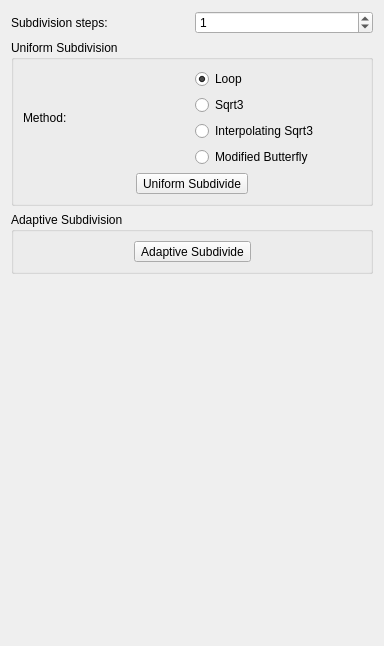
<?xml version="1.0" encoding="UTF-8"?>
<ui version="4.0">
 <class>SubdividerControls</class>
 <widget class="QWidget" name="SubdividerControls">
  <property name="geometry">
   <rect>
    <x>0</x>
    <y>0</y>
    <width>384</width>
    <height>646</height>
   </rect>
  </property>
  <property name="windowTitle">
   <string>Form</string>
  </property>
  <layout class="QVBoxLayout" name="verticalLayout_2">
   <item>
    <layout class="QHBoxLayout" name="horizontalLayout_3">
     <item>
      <widget class="QLabel" name="label">
       <property name="text">
        <string>Subdivision steps:</string>
       </property>
      </widget>
     </item>
     <item>
      <widget class="QSpinBox" name="subdivision_steps_spinBox">
       <property name="value">
        <number>1</number>
       </property>
      </widget>
     </item>
    </layout>
   </item>
   <item>
    <widget class="QGroupBox" name="groupBox">
     <property name="title">
      <string>Uniform Subdivision</string>
     </property>
     <layout class="QVBoxLayout" name="verticalLayout_3">
      <item>
       <layout class="QHBoxLayout" name="horizontalLayout_2">
        <item>
         <widget class="QLabel" name="label_2">
          <property name="text">
           <string>Method:</string>
          </property>
         </widget>
        </item>
        <item>
         <layout class="QVBoxLayout" name="verticalLayout">
          <item>
           <layout class="QHBoxLayout" name="horizontalLayout">
            <item>
             <widget class="QRadioButton" name="loop_radioButton">
              <property name="toolTip">
               <string>C. T. Loop, &quot;Smooth Subdivision Surfaces Based on Triangles&quot;,
M.S. Thesis, Department of Mathematics, University of Utah, August 1987.</string>
              </property>
              <property name="text">
               <string>Loop</string>
              </property>
              <property name="checked">
               <bool>true</bool>
              </property>
             </widget>
            </item>
           </layout>
          </item>
          <item>
           <widget class="QRadioButton" name="sqrt3_radioButton">
            <property name="toolTip">
             <string>L. Kobbelt, &lt;a href=&quot;http://www-i8.informatik.rwth-aachen.de/publications/downloads/sqrt3.pdf&quot;&gt;&quot;Sqrt(3) subdivision&quot;&lt;/a&gt;, Proceedings of SIGGRAPH 2000.</string>
            </property>
            <property name="text">
             <string>Sqrt3</string>
            </property>
           </widget>
          </item>
          <item>
           <widget class="QRadioButton" name="LabsikGreiner_radioButton">
            <property name="toolTip">
             <string>Interpolating Labsik Greiner Subdivider as described in &quot;interpolating sqrt(3) subdivision&quot; Labsik &amp; Greiner, 2000</string>
            </property>
            <property name="text">
             <string>Interpolating Sqrt3</string>
            </property>
           </widget>
          </item>
          <item>
           <widget class="QRadioButton" name="modifiedButterfly_radioButton">
            <property name="toolTip">
             <string>The modified butterfly scheme of Denis Zorin, Peter Schröder and Wim Sweldens, 
``Interpolating subdivision for meshes with arbitrary topology,'' in Proceedings 
of SIGGRAPH 1996, ACM SIGGRAPH, 1996, pp. 189-192.</string>
            </property>
            <property name="text">
             <string>Modified Butterfly</string>
            </property>
           </widget>
          </item>
         </layout>
        </item>
       </layout>
      </item>
      <item>
       <layout class="QHBoxLayout" name="horizontalLayout_4">
        <item>
         <spacer name="horizontalSpacer_2">
          <property name="orientation">
           <enum>Qt::Horizontal</enum>
          </property>
          <property name="sizeHint" stdset="0">
           <size>
            <width>40</width>
            <height>20</height>
           </size>
          </property>
         </spacer>
        </item>
        <item>
         <widget class="QToolButton" name="subdivide_uniform_toolButton">
          <property name="text">
           <string>Uniform Subdivide</string>
          </property>
         </widget>
        </item>
        <item>
         <spacer name="horizontalSpacer">
          <property name="orientation">
           <enum>Qt::Horizontal</enum>
          </property>
          <property name="sizeHint" stdset="0">
           <size>
            <width>40</width>
            <height>20</height>
           </size>
          </property>
         </spacer>
        </item>
       </layout>
      </item>
     </layout>
    </widget>
   </item>
   <item>
    <widget class="QGroupBox" name="groupBox_2">
     <property name="title">
      <string>Adaptive Subdivision</string>
     </property>
     <layout class="QVBoxLayout" name="verticalLayout_4">
      <item>
       <layout class="QHBoxLayout" name="horizontalLayout_5">
        <item>
         <spacer name="horizontalSpacer_3">
          <property name="orientation">
           <enum>Qt::Horizontal</enum>
          </property>
          <property name="sizeHint" stdset="0">
           <size>
            <width>40</width>
            <height>20</height>
           </size>
          </property>
         </spacer>
        </item>
        <item>
         <widget class="QToolButton" name="subdivide__adaptive_toolButton">
          <property name="text">
           <string>Adaptive Subdivide</string>
          </property>
         </widget>
        </item>
        <item>
         <spacer name="horizontalSpacer_4">
          <property name="orientation">
           <enum>Qt::Horizontal</enum>
          </property>
          <property name="sizeHint" stdset="0">
           <size>
            <width>40</width>
            <height>20</height>
           </size>
          </property>
         </spacer>
        </item>
       </layout>
      </item>
     </layout>
    </widget>
   </item>
   <item>
    <spacer name="verticalSpacer">
     <property name="orientation">
      <enum>Qt::Vertical</enum>
     </property>
     <property name="sizeHint" stdset="0">
      <size>
       <width>20</width>
       <height>495</height>
      </size>
     </property>
    </spacer>
   </item>
  </layout>
 </widget>
 <resources/>
 <connections/>
</ui>
